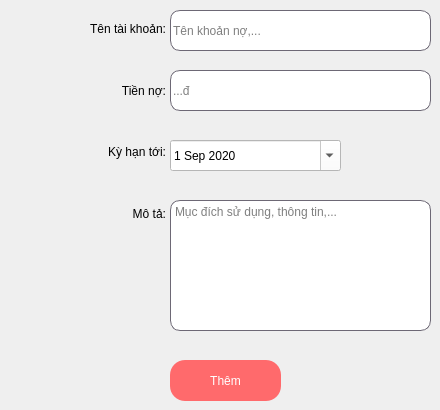
          <widget class="QWidget" name="tab_8">
           <attribute name="title">
            <string>Nợ</string>
           </attribute>
           <widget class="QLineEdit" name="lineEdit_p4_TenTaiKhoan_NO">
            <property name="geometry">
             <rect>
              <x>170</x>
              <y>10</y>
              <width>261</width>
              <height>41</height>
             </rect>
            </property>
            <property name="styleSheet">
             <string notr="true">font: 16pt &quot;Segoe UI&quot;;
background-color: rgb(255, 255, 255);

border-radius: 10px;
border: 1px solid #6d6875;</string>
            </property>
            <property name="placeholderText">
             <string>Tên khoản nợ,...</string>
            </property>
           </widget>
           <widget class="QLineEdit" name="lineEdit_p4_TienNo_NO">
            <property name="enabled">
             <bool>true</bool>
            </property>
            <property name="geometry">
             <rect>
              <x>170</x>
              <y>70</y>
              <width>261</width>
              <height>41</height>
             </rect>
            </property>
            <property name="styleSheet">
             <string notr="true">font: 16pt &quot;Segoe UI&quot;;
background-color: rgb(255, 255, 255);

border-radius: 10px;
border: 1px solid #6d6875;</string>
            </property>
            <property name="placeholderText">
             <string>...đ</string>
            </property>
            <property name="clearButtonEnabled">
             <bool>false</bool>
            </property>
           </widget>
           <widget class="QPushButton" name="btn_page4_ThemTK_NO">
            <property name="geometry">
             <rect>
              <x>170</x>
              <y>360</y>
              <width>111</width>
              <height>41</height>
             </rect>
            </property>
            <property name="styleSheet">
             <string notr="true">border-radius: 15px;
color: rgb(255, 255, 255);
background-color: rgb(255, 106, 108);
font: 75 15pt &quot;MS Shell Dlg 2&quot;;</string>
            </property>
            <property name="text">
             <string>Thêm</string>
            </property>
           </widget>
           <widget class="QTextEdit" name="textEdit_p4_MoTa_NO">
            <property name="geometry">
             <rect>
              <x>170</x>
              <y>200</y>
              <width>261</width>
              <height>131</height>
             </rect>
            </property>
            <property name="styleSheet">
             <string notr="true">background-color: rgb(255, 255, 255);
font: 13pt &quot;Segoe UI&quot;;

border-radius: 10px;
border: 1px solid #6d6875;</string>
            </property>
            <property name="placeholderText">
             <string>Mục đích sử dụng, thông tin,...</string>
            </property>
           </widget>
           <widget class="QDateEdit" name="dateEdit_p3_KyHan_NO">
            <property name="geometry">
             <rect>
              <x>170</x>
              <y>140</y>
              <width>171</width>
              <height>31</height>
             </rect>
            </property>
            <property name="styleSheet">
             <string notr="true">font: 75 18pt &quot;Segoe UI&quot;;
background-color: rgb(255, 255, 255);
color: rgb(0, 0, 0);</string>
            </property>
            <property name="alignment">
             <set>Qt::AlignLeading|Qt::AlignLeft|Qt::AlignVCenter</set>
            </property>
            <property name="currentSection">
             <enum>QDateTimeEdit::DaySection</enum>
            </property>
            <property name="calendarPopup">
             <bool>true</bool>
            </property>
            <property name="timeSpec">
             <enum>Qt::LocalTime</enum>
            </property>
            <property name="date">
             <date>
              <year>2020</year>
              <month>9</month>
              <day>1</day>
             </date>
            </property>
           </widget>
           <widget class="QWidget" name="layoutWidget">
            <property name="geometry">
             <rect>
              <x>50</x>
              <y>1</y>
              <width>116</width>
              <height>241</height>
             </rect>
            </property>
            <layout class="QVBoxLayout" name="verticalLayout_P4_tab1">
             <item>
              <widget class="QLabel" name="label_p4_TenTaiKhoan_NO">
               <property name="styleSheet">
                <string notr="true">font: 75 15pt &quot;Segoe UI&quot;;</string>
               </property>
               <property name="text">
                <string>&lt;html&gt;&lt;head/&gt;&lt;body&gt;&lt;p align=&quot;right&quot;&gt;Tên tài khoản:&lt;/p&gt;&lt;/body&gt;&lt;/html&gt;</string>
               </property>
              </widget>
             </item>
             <item>
              <widget class="QLabel" name="label_p4_TienNo_NO">
               <property name="styleSheet">
                <string notr="true">font: 75 15pt &quot;Segoe UI&quot;;</string>
               </property>
               <property name="text">
                <string>&lt;html&gt;&lt;head/&gt;&lt;body&gt;&lt;p align=&quot;right&quot;&gt;Tiền nợ:&lt;/p&gt;&lt;/body&gt;&lt;/html&gt;</string>
               </property>
              </widget>
             </item>
             <item>
              <widget class="QLabel" name="label_p4_KyHan_NO">
               <property name="styleSheet">
                <string notr="true">font: 75 15pt &quot;Segoe UI&quot;;</string>
               </property>
               <property name="text">
                <string>&lt;html&gt;&lt;head/&gt;&lt;body&gt;&lt;p align=&quot;right&quot;&gt;Kỳ hạn tới:&lt;/p&gt;&lt;/body&gt;&lt;/html&gt;</string>
               </property>
              </widget>
             </item>
             <item>
              <widget class="QLabel" name="label_p4_MoTa_NO">
               <property name="styleSheet">
                <string notr="true">font: 75 15pt &quot;Segoe UI&quot;;</string>
               </property>
               <property name="text">
                <string>&lt;html&gt;&lt;head/&gt;&lt;body&gt;&lt;p align=&quot;right&quot;&gt;Mô tả:&lt;/p&gt;&lt;/body&gt;&lt;/html&gt;</string>
               </property>
              </widget>
             </item>
            </layout>
           </widget>
          </widget>
